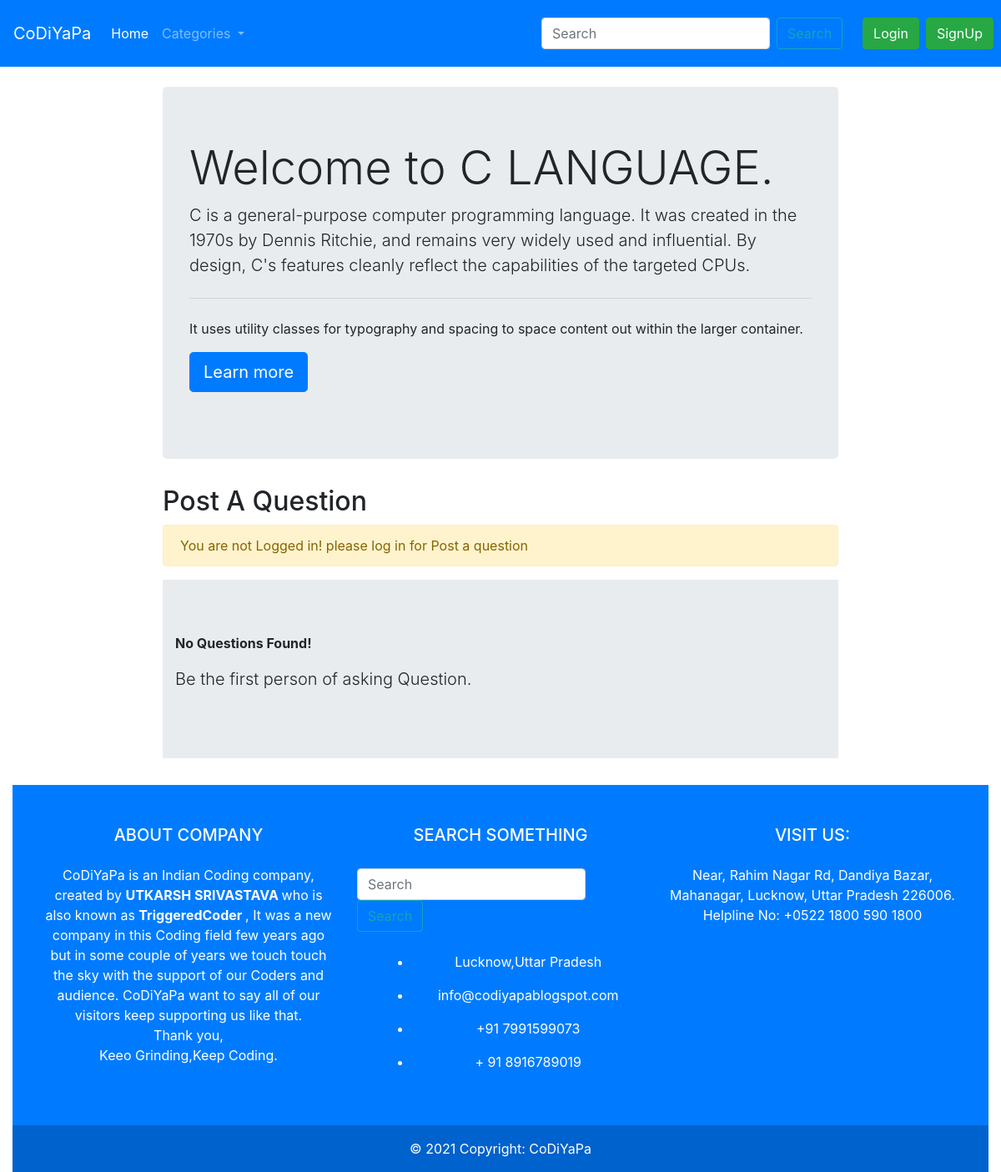
The app's page /threadlist.php?catid=1 with its own data.
### tables this page shows
CREATE TABLE `categories` (
  `categorie_id` int(11) NOT NULL,
  `categorie_name` varchar(255) NOT NULL,
  `categorie_description` varchar(255) NOT NULL,
  `create_time` datetime NOT NULL DEFAULT current_timestamp()
);

### threadlist.php (the view, shortened to what this page needs)
<!doctype html>
<html lang="en">
  <head>
    <link rel="stylesheet" href="https://cdn.jsdelivr.net/npm/bootstrap@4.0.0/dist/css/bootstrap.min.css">
  </head>
  <body>
   <?php
   include '_dbconnect.php';
   ?>
   <?php require '_header.php';?>
<?php
$id=$_GET['catid'];
$sql="SELECT * FROM `categories` WHERE `categorie_id`= '$id'";
$result=mysqli_query($conn,$sql);
while ($row=mysqli_fetch_assoc($result)) {
  $catdesc=$row['categorie_description'];
  $catname=$row['categorie_name'];
  echo '<div class="container my-4" style="min-height:40%; width:70%; ">
  <div class="jumbotron">
 <h1 class="display-4">Welcome to '.$catname.'.</h1>
    <p class="lead">'.$catdesc.'</p>
    <hr class="my-4">
    <p>It uses utility classes for typography and spacing to space content out within the larger container.</p>
    <p class="lead">
      <a class="btn btn-primary btn-lg" href="#" role="button">Learn more</a>
    </p>
  </div>
  </div>';
}
?>
<?php
  if (isset($_SESSION['loggedin']) && $_SESSION['loggedin']==true) {
echo'<div class="container"style="min-height:50%; width:70%; ">
<h2>Post A Question</h2>
<form action="'. $_SERVER['REQUEST_URI'].'" method="post">
  <div class="form-group">
    <label for="exampleInputEmail1">Problem/Question</label>
    <input type="text" class="form-control" id="exampleInputEmail1" aria-describedby="emailHelp" placeholder="" name="title">
    <input type="hidden" name="sno" value="'.$_SESSION['sno'].'"
    <small id="emailHelp" class="form-text text-muted">make sure you enter a short problem text</small>
    </div>
    <div class="form-group">
    <div class="input-group mb-3">
  <div class="custom-file">
    <input type="file" class="custom-file-input" id="inputGroupFile02" name="img">
    <label class="custom-file-label" for="inputGroupFile02">Choose file</label>
  </div>
  <div class="input-group-append">
  <button type="submit" class="btn btn-primary">Upload</button>
  </div>
</div>
  <label for="exampleFormControlTextarea1">Describe your Question and trouble</label>
  <textarea class="form-control" id="desc" name="desc" rows="3"></textarea>
</div>
<button type="submit" class="btn btn-primary">Submit</button>
</form>
</div>
<script src="ckeditor/ckeditor.js"></script>
<script src="ckfinder/ckfinder.js"></script>
<script>
var desc=CKEDITOR.replace("desc");
CKFINDER.setupCKEditor(desc);
</script>';
}
else {
  echo'<div class="container"style="min-height:50%; width:70%; ">
  <h2>Post A Question</h2>
  <div class="alert alert-warning" role="alert">
  You are not Logged in! please log in for Post a question
</div>
</div>';
}
?>
<?php
$noresult=true;
if($noresult){
  echo '
  <div class="container"style="min-height:40%; width:70%; " >
  <div class="jumbotron jumbotron-fluid">
  <div class="container">
    <p><b>No Questions Found!</b></p>
    <p class="lead">Be the first person of asking Question.</p>
  </div>
</div>
</div>';
}
?>
<?php
    include '_footer.php';
   ?>
  </body>
</html>

### _header.php (shortened to what this page needs)
<?php
echo '<nav style="height :80px;"class="sticky-top navbar navbar-expand-lg navbar-dark bg-primary">
<a class="navbar-brand" href="index.php">CoDiYaPa</a>
<button class="navbar-toggler" type="button" data-toggle="collapse" data-target="#navbarSupportedContent" aria-controls="navbarSupportedContent" aria-expanded="false" aria-label="Toggle navigation">
  <span class="navbar-toggler-icon"></span>
</button>
<div class="collapse navbar-collapse" id="navbarSupportedContent">
  <ul class="navbar-nav mr-auto">
    <li class="nav-item active">
      <a class="nav-link" href="index.php">Home <span class="sr-only">(current)</span></a>
      </li>
    <li class="nav-item dropdown">
      <a class="nav-link dropdown-toggle" href="#" id="navbarDropdown" role="button" data-toggle="dropdown" aria-haspopup="true" aria-expanded="false">
      Categories
      </a>
      <div class="dropdown-menu" aria-labelledby="navbarDropdown">';
    echo'</li>
   </ul>
  <div class="row my-4">';
  if (isset($_SESSION['loggedin']) && $_SESSION['loggedin']==true) {
 echo'   <form class="form-inline my-2 my-lg-0"action="search.php" method="get">
      <input class="form-control mr-sm-2" type="search" placeholder="Search" name="search"aria-label="Search">
      <button class="btn btn-outline-info my-2 my-sm-0"  type="submit">Search</button>
      </form>
     <a class="btn btn-success ml-2 mr-4" style="text-decoration:none; color:white;" href="_logout.php">Logout</a>';
  }
  else{
  echo'<form class="form-inline my-2 my-lg-0"action="search.php" method="get">
    <input class="form-control mr-sm-2" type="search" placeholder="Search"name="search" aria-label="Search">
    <button class="btn btn-outline-info my-2 my-sm-0 hvr-buzz" type="submit">Search</button>
    </form>
    <button class="btn btn-success ml-4" data-toggle="modal" data-target="#loginmodal" href="/_handlelogin.php" >Login </button>
    <button class="btn btn-success mx-2"data-toggle="modal" data-target="#signupmodal" href="/_handlesignup.php">SignUp</button>';
  }
 echo' </div>
</div>
</nav>';
?>

### _footer.php (shortened to what this page needs)
<?php
echo '<div class="container-fluid mh-10 mw-100 " style="height: 300px;. width:100%;" >
<footer class="text-white text-center text-lg-start bg-primary">
<div class="container p-4">
  <div class="row mt-4">
    <div class="col-lg-4 col-md-12 mb-4 mb-md-0">
      <h5 class="text-uppercase mb-4">About company</h5>
      <p>
       CoDiYaPa is an Indian Coding company, created by<span> <b> UTKARSH SRIVASTAVA </b> who is also known as <b> TriggeredCoder </b>, It was a new company in this Coding field few years ago but in some couple of years we touch touch the sky with the support of our Coders and audience.
       CoDiYaPa want to say all of our visitors keep supporting us like that. <br>
       Thank you,<br>
       Keeo Grinding,Keep Coding.
      </p>
      <div class="mt-4">
        <a type="button" class="btn btn-floating btn-primary btn-lg"><i class="fab fa-facebook-f"></i></a>
        <a type="button" class="btn btn-floating btn-primary btn-lg"><i class="fab fa-dribbble"></i></a>
        <a type="button" class="btn btn-floating btn-primary btn-lg"><i class="fab fa-twitter"></i></a>
        <a type="button" class="btn btn-floating btn-primary btn-lg"><i class="fab fa-google-plus-g"></i></a>
      </div>
    </div>
    <div class="col-lg-4 col-md-6 mb-4 mb-md-0">
      <h5 class="text-uppercase mb-4 pb-1">Search something</h5>
      <div class="form-outline form-white mb-4">
      <form class="form-inline my-2 my-lg-0"action="search.php" method="get">
      <input class="form-control mr-sm-2" type="search" placeholder="Search" name="search"aria-label="Search">
      <button class="btn btn-outline-info my-2 my-sm-0"  type="submit">Search</button>
      </form>
      </div>
      <ul class="fa-ul" style="margin-left: 1.65em;">
        <li class="mb-3">
          <span class="fa-li"><i class="fas fa-home"></i></span><span class="ms-2">Lucknow,Uttar Pradesh </span>
        </li>
        <li class="mb-3">
          <span class="fa-li"><i class="fas fa-envelope"></i></span><span class="ms-2">info@codiyapablogspot.com</span>
        </li>
        <li class="mb-3">
          <span class="fa-li"><i class="fas fa-phone"></i></span><span class="ms-2">+91 7991599073</span>
        </li>
        <li class="mb-3">
          <span class="fa-li"><i class="fas fa-print"></i></span><span class="ms-2">+ 91 8916789019</span>
        </li>
      </ul>
    </div>
    <div class="col-lg-4 col-md-6 mb-4 mb-md-0">
      <h5 class="text-uppercase mb-4">Visit us:</h5>
    </div>
  </div>
</div>
<div class="text-center p-3" style="background-color: rgba(0, 0, 0, 0.2);">
© 2021 Copyright:
<a class="text-white" href="index.html">CoDiYaPa</a>
</div>
</div>
		';
?>

### records on screen
categories: categorie_name "C LANGUAGE", categorie_description "C is a general-purpose computer programming language. It was created in the 1970s by Dennis Ritchie, and remains very widely used and influential. By design, C's features cleanly reflect the capabilities of the targeted CPUs."
